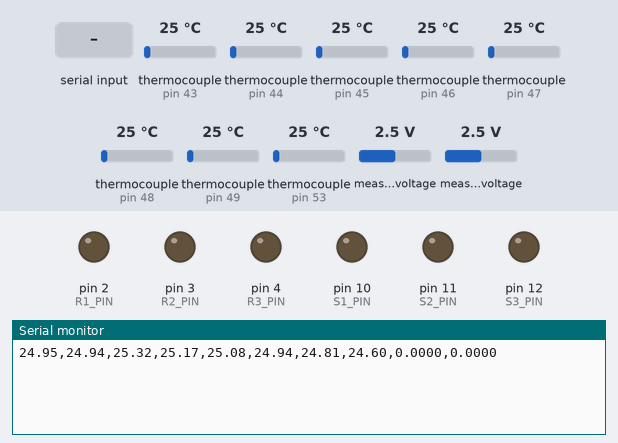
Bench run of a program on a simulated Arduino Mega 2560, built with avr-gcc and run on an emulated ATmega2560. Parts: output pins drawn as LEDs (lit = HIGH), the last lines printed to the serial monitor. Inputs (shaded band) come from the test bench; at power-on: thermocouple (sensors on pin 43, pin 44, pin 45, pin 46, pin 47, pin 48, pin 49, pin 53) 25 °C, measured voltage 2.5 V.

Above: at 1.7 s.
1.8 s: "CAL" received over Serial
At 4.8 s:
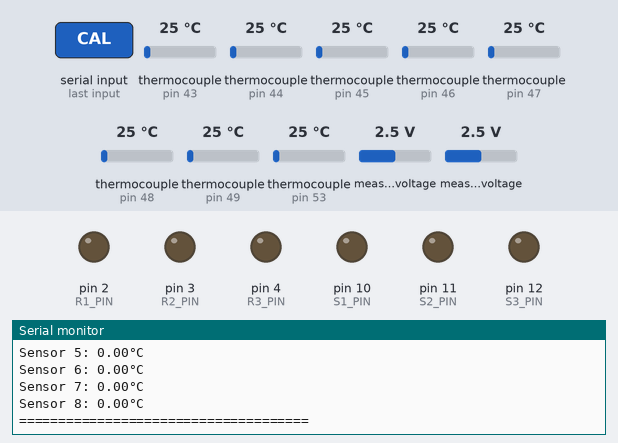
5.0 s: "DEBUG" received over Serial
At 8.52 s:
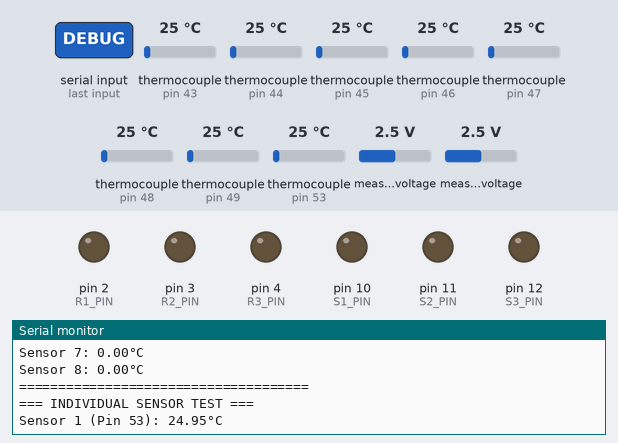
9.8 s: "EXIT" received over Serial
At 15.2 s:
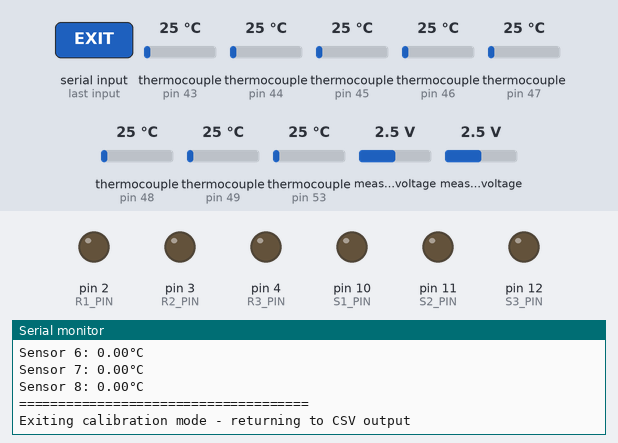
Timing chart, 0 to 16.7 s (numbered marks = the images above; inputs shaded):
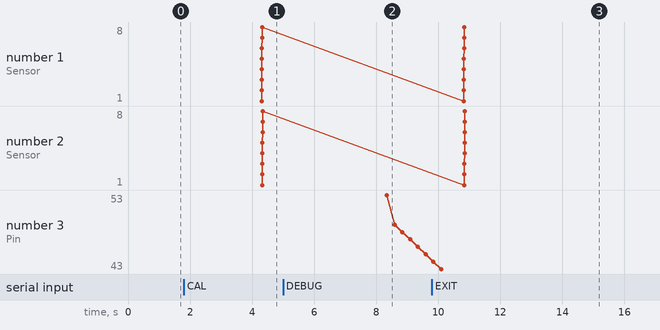

Measured:
- after the input at 1.8 s, the serial monitor: prints a new line after 1.8 s (image 1)
- after the input at 5.0 s, the serial monitor: prints a new line after 3.3 s (image 2)
- after the input at 9.8 s, the serial monitor: prints a new line after 5.1 s (image 3)

The program:

main.cpp
```cpp
#include <Arduino.h>
#include "max6675.h"
#include <Wire.h>
#include <Adafruit_ADS1X15.h>

// ADS1115 ADC setup
Adafruit_ADS1115 ads;  // Create ADS1115 object (default I2C address 0x48)

// MAX6675 pin connections - All sensors share SCK and MISO
// VCC -> 5V (all sensors)
// GND -> GND (all sensors)
// SCK -> Pin 52 (SCK on Mega 2560) - shared by all sensors
// SO  -> Pin 50 (MISO on Mega 2560) - shared by all sensors
// CS  -> Different pins for each sensor

int thermoDO = 50;    // MISO pin (shared)
int thermoCLK = 52;   // SCK pin (shared)

// Chip Select pins for multiple sensors
int thermoCS1 = 53;   // First sensor CS
int thermoCS2 = 49;   // Second sensor CS
int thermoCS3 = 48;   // Third sensor CS
int thermoCS4 = 47;   // Fourth sensor CS
int thermoCS5 = 46;   // Fifth sensor CS
int thermoCS6 = 45;   // Sixth sensor CS
int thermoCS7 = 44;   // Seventh sensor CS
int thermoCS8 = 43;   // Eighth sensor CS

// ADS1115 ADC configuration
// The ADS1115 has 2 channels used: A0, A1
// Default I2C address is 0x48
// Gain setting affects measurement range:
//   GAIN_TWOTHIRDS  +/- 6.144V  1 bit = 0.1875mV (default)
//   GAIN_ONE        +/- 4.096V  1 bit = 0.125mV
//   GAIN_TWO        +/- 2.048V  1 bit = 0.0625mV
//   GAIN_FOUR       +/- 1.024V  1 bit = 0.03125mV
//   GAIN_EIGHT      +/- 0.512V  1 bit = 0.015625mV
//   GAIN_SIXTEEN    +/- 0.256V  1 bit = 0.0078125mV
adsGain_t adsGain = GAIN_TWOTHIRDS;  // +/- 6.144V range

// ADS1115 calibration offsets for each channel (adjust these values)
float voltageOffset1 = 0.0;  // Channel A0 offset in V
float voltageOffset2 = 0.0;  // Channel A1 offset in V

// Calibration offsets for each sensor (adjust these values)
float calibrationOffset1 = -0.05;  // Sensor 1 offset in °C
float calibrationOffset2 = -0.06;  // Sensor 2 offset in °C
float calibrationOffset3 = 0.32;  // Sensor 3 offset in °C
float calibrationOffset4 = 0.17;  // Sensor 4 offset in °C
float calibrationOffset5 = 0.08;  // Sensor 5 offset in °C
float calibrationOffset6 = -0.06;  // Sensor 6 offset in °C
float calibrationOffset7 = -0.19;  // Sensor 7 offset in °C
float calibrationOffset8 = -0.40;  // Sensor 8 offset in °C

// Create multiple MAX6675 objects
MAX6675 thermocouple1(thermoCLK, thermoCS1, thermoDO);  // Sensor 1
MAX6675 thermocouple2(thermoCLK, thermoCS2, thermoDO);  // Sensor 2
MAX6675 thermocouple3(thermoCLK, thermoCS3, thermoDO);  // Sensor 3
MAX6675 thermocouple4(thermoCLK, thermoCS4, thermoDO);  // Sensor 4
MAX6675 thermocouple5(thermoCLK, thermoCS5, thermoDO);  // Sensor 5
MAX6675 thermocouple6(thermoCLK, thermoCS6, thermoDO);  // Sensor 6
MAX6675 thermocouple7(thermoCLK, thermoCS7, thermoDO);  // Sensor 7
MAX6675 thermocouple8(thermoCLK, thermoCS8, thermoDO);  // Sensor 8

// Calibration mode flag
bool calibrationMode = false;

// Function to apply calibration offset
float applyCalibratedReading(float rawTemp, float offset) {
  return rawTemp + offset;
}

// Function prototype for testIndividualSensors
void testIndividualSensors();

// Function to read calibrated temperature
float readCalibratedCelsius(MAX6675 &sensor, float offset) {
  double rawTemp = sensor.readCelsius();
  if (isnan(rawTemp)) {
    return NAN;
  }
  return applyCalibratedReading(rawTemp, offset);
}

// Function to read voltage from ADS1115 channel (A0 and A1 only)
float readVoltage(int channel) {
  if (channel < 0 || channel > 1) {
    return NAN;  // Invalid channel (only 0 and 1 supported)
  }

  int16_t adc = 0;
  switch (channel) {
    case 0: adc = ads.readADC_SingleEnded(0); break;
    case 1: adc = ads.readADC_SingleEnded(1); break;
  }

  // Convert ADC reading to voltage based on gain setting
  float voltage = 0.0;
  switch (adsGain) {
    case GAIN_TWOTHIRDS: voltage = adc * 0.1875 / 1000.0; break;  // 0.1875mV per bit
    case GAIN_ONE:       voltage = adc * 0.125 / 1000.0; break;   // 0.125mV per bit
    case GAIN_TWO:       voltage = adc * 0.0625 / 1000.0; break;  // 0.0625mV per bit
    case GAIN_FOUR:      voltage = adc * 0.03125 / 1000.0; break; // 0.03125mV per bit
    case GAIN_EIGHT:     voltage = adc * 0.015625 / 1000.0; break;// 0.015625mV per bit
    case GAIN_SIXTEEN:   voltage = adc * 0.0078125 / 1000.0; break;// 0.0078125mV per bit
    default:             voltage = adc * 0.1875 / 1000.0; break;  // Default to GAIN_TWOTHIRDS
  }

  return voltage;
}

// Function to read calibrated voltage
float readCalibratedVoltage(int channel, float offset) {
  float rawVoltage = readVoltage(channel);
  if (isnan(rawVoltage)) {
    return NAN;
  }
  return rawVoltage + offset;
}

// Function to initialize ADS1115
void initializeADS1115() {
  if (!ads.begin(0X48)) {
    Serial.println("WARNING: ADS1115 not found! Voltage readings will show -999.0000");
    Serial.println("Check I2C wiring: SDA=Pin20, SCL=Pin21, VDD=5V, GND=GND");
    return;
  }
  ads.setGain(adsGain);
//  Serial.println("ADS1115 initialized successfully - 2 voltage channels available");
}

// Digital output pin definitions
#define R1_PIN 2   // Relay 1
#define R2_PIN 3   // Relay 2
#define R3_PIN 4   // Relay 3
#define S1_PIN 10  // SSR 1
#define S2_PIN 11  // SSR 2
#define S3_PIN 12  // SSR 3

void initializeDigitalOutputs() {
  pinMode(R1_PIN, OUTPUT);
  pinMode(R2_PIN, OUTPUT);
  pinMode(R3_PIN, OUTPUT);
  pinMode(S1_PIN, OUTPUT);
  pinMode(S2_PIN, OUTPUT);
  pinMode(S3_PIN, OUTPUT);
  // Set all outputs LOW initially
  digitalWrite(R1_PIN, LOW);
  digitalWrite(R2_PIN, LOW);
  digitalWrite(R3_PIN, LOW);
  digitalWrite(S1_PIN, LOW);
  digitalWrite(S2_PIN, LOW);
  digitalWrite(S3_PIN, LOW);
}

// Function to enter calibration mode
void enterCalibrationMode() {
  Serial.println("\n========== CALIBRATION MODE ==========");
  Serial.println("Instructions:");
  Serial.println("1. Place ALL sensors in the same reference environment");
  Serial.println("2. Use ice water (0°C) or boiling water (100°C) for reference");
  Serial.println("3. Wait for temperatures to stabilize");
  Serial.println("4. Note the differences from expected temperature");
  Serial.println("5. Update calibration offsets in code");
  Serial.println("=======================================\n");

  calibrationMode = true;
}

// Function to display calibration readings
void displayCalibrationReadings() {
  Serial.println("=== CALIBRATION READINGS (RAW) ===");

  // Read all sensors without calibration, with delays for stability
  double temp1 = thermocouple1.readCelsius();
  delay(100);
  double temp2 = thermocouple2.readCelsius();
  delay(100);
  double temp3 = thermocouple3.readCelsius();
  delay(100);
  double temp4 = thermocouple4.readCelsius();
  delay(100);
  double temp5 = thermocouple5.readCelsius();
  delay(100);
  double temp6 = thermocouple6.readCelsius();
  delay(100);
  double temp7 = thermocouple7.readCelsius();
  delay(100);
  double temp8 = thermocouple8.readCelsius();

  Serial.print("Sensor 1 RAW: ");
  if (isnan(temp1)) {
    Serial.println("ERROR");
  } else {
    Serial.print(temp1); Serial.println("°C");
  }

  Serial.print("Sensor 2 RAW: ");
  if (isnan(temp2)) {
    Serial.println("ERROR");
  } else {
    Serial.print(temp2); Serial.println("°C");
  }

  Serial.print("Sensor 3 RAW: ");
  if (isnan(temp3)) {
    Serial.println("ERROR");
  } else {
    Serial.print(temp3); Serial.println("°C");
  }

  Serial.print("Sensor 4 RAW: ");
  if (isnan(temp4)) {
    Serial.println("ERROR");
  } else {
    Serial.print(temp4); Serial.println("°C");
  }

  Serial.print("Sensor 5 RAW: ");
  if (isnan(temp5)) {
    Serial.println("ERROR");
  } else {
    Serial.print(temp5); Serial.println("°C");
  }

  Serial.print("Sensor 6 RAW: ");
  if (isnan(temp6)) {
    Serial.println("ERROR");
  } else {
    Serial.print(temp6); Serial.println("°C");
  }

  Serial.print("Sensor 7 RAW: ");
  if (isnan(temp7)) {
    Serial.println("ERROR");
  } else {
    Serial.print(temp7); Serial.println("°C");
  }

  Serial.print("Sensor 8 RAW: ");
  if (isnan(temp8)) {
    Serial.println("ERROR");
  } else {
    Serial.print(temp8); Serial.println("°C");
  }

  // Calculate average (excluding NaN values)
  float sum = 0;
  int count = 0;
  if (!isnan(temp1)) { sum += temp1; count++; }
  if (!isnan(temp2)) { sum += temp2; count++; }
  if (!isnan(temp3)) { sum += temp3; count++; }
  if (!isnan(temp4)) { sum += temp4; count++; }
  if (!isnan(temp5)) { sum += temp5; count++; }
  if (!isnan(temp6)) { sum += temp6; count++; }
  if (!isnan(temp7)) { sum += temp7; count++; }
  if (!isnan(temp8)) { sum += temp8; count++; }

  if (count > 0) {
    float average = sum / count;
    Serial.print("Average: "); Serial.print(average); Serial.println("°C");

    // Show differences from average
    Serial.println("\nDifferences from average:");
    if (!isnan(temp1)) {
      Serial.print("Sensor 1: "); Serial.print(temp1 - average, 2); Serial.println("°C");
    }
    if (!isnan(temp2)) {
      Serial.print("Sensor 2: "); Serial.print(temp2 - average, 2); Serial.println("°C");
    }
    if (!isnan(temp3)) {
      Serial.print("Sensor 3: "); Serial.print(temp3 - average, 2); Serial.println("°C");
    }
    if (!isnan(temp4)) {
      Serial.print("Sensor 4: "); Serial.print(temp4 - average, 2); Serial.println("°C");
    }
    if (!isnan(temp5)) {
      Serial.print("Sensor 5: "); Serial.print(temp5 - average, 2); Serial.println("°C");
    }
    if (!isnan(temp6)) {
      Serial.print("Sensor 6: "); Serial.print(temp6 - average, 2); Serial.println("°C");
    }
    if (!isnan(temp7)) {
      Serial.print("Sensor 7: "); Serial.print(temp7 - average, 2); Serial.println("°C");
    }
    if (!isnan(temp8)) {
      Serial.print("Sensor 8: "); Serial.print(temp8 - average, 2); Serial.println("°C");
    }
  }

  Serial.println("=====================================\n");
}

// Function to output data in CSV format
void outputCSVFormat() {
  // Read all sensors with longer delays between readings for stability
  float temp1C = readCalibratedCelsius(thermocouple1, calibrationOffset1);
  delay(150);  // Increased delay for better stability
  float temp2C = readCalibratedCelsius(thermocouple2, calibrationOffset2);
  delay(150);
  float temp3C = readCalibratedCelsius(thermocouple3, calibrationOffset3);
  delay(150);
  float temp4C = readCalibratedCelsius(thermocouple4, calibrationOffset4);
  delay(150);
  float temp5C = readCalibratedCelsius(thermocouple5, calibrationOffset5);
  delay(150);
  float temp6C = readCalibratedCelsius(thermocouple6, calibrationOffset6);
  delay(150);
  float temp7C = readCalibratedCelsius(thermocouple7, calibrationOffset7);
  delay(150);
  float temp8C = readCalibratedCelsius(thermocouple8, calibrationOffset8);

  // Read voltage channels (A0 and A1 only)
  float voltage1 = readCalibratedVoltage(0, voltageOffset1);
  float voltage2 = readCalibratedVoltage(1, voltageOffset2);

  // Output in CSV format: S1_C,S2_C,S3_C,S4_C,S5_C,S6_C,S7_C,S8_C,V1,V2
  Serial.print(isnan(temp1C) ? -999.0 : temp1C, 2); Serial.print(",");
  Serial.print(isnan(temp2C) ? -999.0 : temp2C, 2); Serial.print(",");
  Serial.print(isnan(temp3C) ? -999.0 : temp3C, 2); Serial.print(",");
  Serial.print(isnan(temp4C) ? -999.0 : temp4C, 2); Serial.print(",");
  Serial.print(isnan(temp5C) ? -999.0 : temp5C, 2); Serial.print(",");
  Serial.print(isnan(temp6C) ? -999.0 : temp6C, 2); Serial.print(",");
  Serial.print(isnan(temp7C) ? -999.0 : temp7C, 2); Serial.print(",");
  Serial.print(isnan(temp8C) ? -999.0 : temp8C, 2); Serial.print(",");
  Serial.print(isnan(voltage1) ? -999.0 : voltage1, 4); Serial.print(",");
  Serial.print(isnan(voltage2) ? -999.0 : voltage2, 4);
  Serial.println(); // End line
}

void setup() {
  Serial.begin(115200);

  // Initialize I2C for ADS1115
  Wire.begin();

  // Initialize ADS1115 ADC
  initializeADS1115();

  // Initialize digital output pins
  initializeDigitalOutputs();

/*  Serial.println("MAX6675 Multiple Type K Thermocouple Reader with ADS1115 ADC");
  Serial.println("Reading from 8 thermocouples and 2 voltage inputs...");
  Serial.println("Current calibration offsets:");
  Serial.print("Sensor 1: "); Serial.print(calibrationOffset1); Serial.println("°C");
  Serial.print("Sensor 2: "); Serial.print(calibrationOffset2); Serial.println("°C");
  Serial.print("Sensor 3: "); Serial.print(calibrationOffset3); Serial.println("°C");
  Serial.print("Sensor 4: "); Serial.print(calibrationOffset4); Serial.println("°C");
  Serial.print("Sensor 5: "); Serial.print(calibrationOffset5); Serial.println("°C");
  Serial.print("Sensor 6: "); Serial.print(calibrationOffset6); Serial.println("°C");
  Serial.print("Sensor 7: "); Serial.print(calibrationOffset7); Serial.println("°C");
  Serial.print("Sensor 8: "); Serial.print(calibrationOffset8); Serial.println("°C");
  Serial.println("Voltage calibration offsets:");
  Serial.print("Channel A0: "); Serial.print(voltageOffset1); Serial.println("V");
  Serial.print("Channel A1: "); Serial.print(voltageOffset2); Serial.println("V");
  Serial.println("\n=== CSV Data Stream Mode ===");
  Serial.println("Outputting temperature and voltage data in CSV format every 5 seconds");
  Serial.println("Format: S1_C,S2_C,S3_C,S4_C,S5_C,S6_C,S7_C,S8_C,V1,V2");
  Serial.println("Error values shown as -999.00");
  Serial.println("\nAvailable Commands:");
  Serial.println("  CAL    - Enter calibration mode");
  Serial.println("  DEBUG  - Test individual sensors");
  Serial.println("  EXIT   - Exit calibration mode");
  Serial.println("Waiting for sensors to stabilize...");
  */
  delay(500); // Wait for MAX6675 to stabilize
}

void loop() {
  // Check for serial commands
  if (Serial.available() > 0) {
    String command = Serial.readString();
    command.trim();
    command.toUpperCase();

    if (command == "CAL") {
      enterCalibrationMode();
    } else if (command == "DEBUG" || command == "TEST") {
      testIndividualSensors();
    } else if (command == "EXIT") {
      calibrationMode = false;
      Serial.println("Exiting calibration mode - returning to CSV output\n");
    }
  }

  if (calibrationMode) {
    displayCalibrationReadings();
    delay(3000); // Slower readings in calibration mode
    return;
  }

  // Normal CSV output operation
  outputCSVFormat();
  delay(1000); // 1-second intervals for CSV data stream
}

// Debug function to test individual sensors
void testIndividualSensors() {
  Serial.println("=== INDIVIDUAL SENSOR TEST ===");

  Serial.print("Sensor 1 (Pin 53): ");
  float temp1 = readCalibratedCelsius(thermocouple1, calibrationOffset1);
  Serial.print(isnan(temp1) ? "ERROR" : String(temp1, 2) + "°C");
  Serial.println();
  delay(250);

  Serial.print("Sensor 2 (Pin 49): ");
  float temp2 = readCalibratedCelsius(thermocouple2, calibrationOffset2);
  Serial.print(isnan(temp2) ? "ERROR" : String(temp2, 2) + "°C");
  Serial.println();
  delay(250);

  Serial.print("Sensor 3 (Pin 48): ");
  float temp3 = readCalibratedCelsius(thermocouple3, calibrationOffset3);
  Serial.print(isnan(temp3) ? "ERROR" : String(temp3, 2) + "°C");
  Serial.println();
  delay(250);

  Serial.print("Sensor 4 (Pin 47): ");
  float temp4 = readCalibratedCelsius(thermocouple4, calibrationOffset4);
  Serial.print(isnan(temp4) ? "ERROR" : String(temp4, 2) + "°C");
  Serial.println();
  delay(250);

  Serial.print("Sensor 5 (Pin 46): ");
  float temp5 = readCalibratedCelsius(thermocouple5, calibrationOffset5);
  Serial.print(isnan(temp5) ? "ERROR" : String(temp5, 2) + "°C");
  Serial.println();
  delay(250);

  Serial.print("Sensor 6 (Pin 45): ");
  float temp6 = readCalibratedCelsius(thermocouple6, calibrationOffset6);
  Serial.print(isnan(temp6) ? "ERROR" : String(temp6, 2) + "°C");
  Serial.println();
  delay(250);

  Serial.print("Sensor 7 (Pin 44): ");
  float temp7 = readCalibratedCelsius(thermocouple7, calibrationOffset7);
  Serial.print(isnan(temp7) ? "ERROR" : String(temp7, 2) + "°C");
  Serial.println();
  delay(250);

  Serial.print("Sensor 8 (Pin 43): ");
  float temp8 = readCalibratedCelsius(thermocouple8, calibrationOffset8);
  Serial.print(isnan(temp8) ? "ERROR" : String(temp8, 2) + "°C");
  Serial.println();

  Serial.print("Voltage A0: ");
  float voltage1 = readCalibratedVoltage(0, voltageOffset1);
  Serial.print(isnan(voltage1) ? "ERROR" : String(voltage1, 4) + "V");
  Serial.println();

  Serial.print("Voltage A1: ");
  float voltage2 = readCalibratedVoltage(1, voltageOffset2);
  Serial.print(isnan(voltage2) ? "ERROR" : String(voltage2, 4) + "V");
  Serial.println();

  Serial.println("===================================");
}
```
